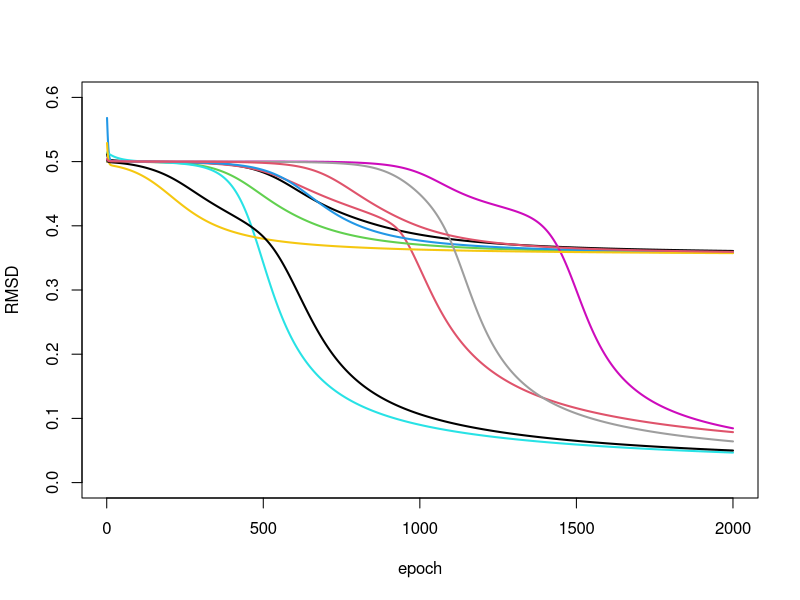
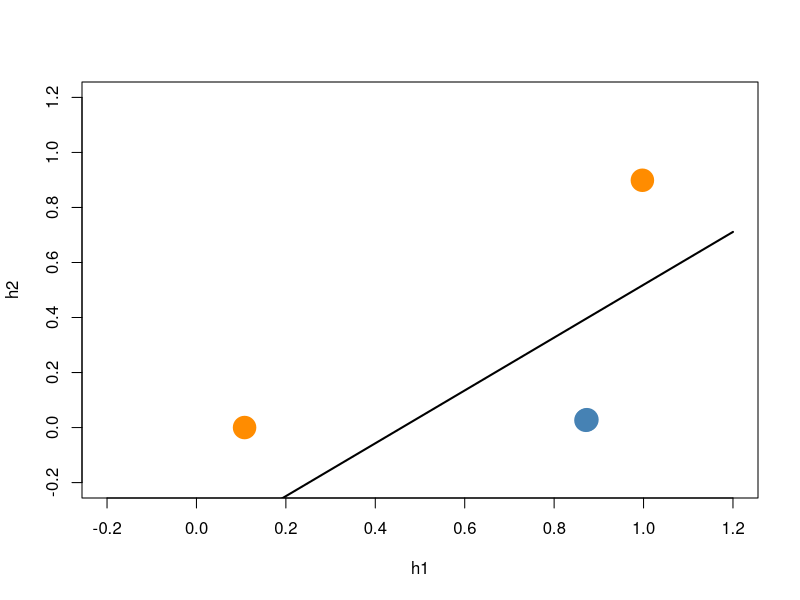

R code for these plots, in order:
## ---- chunk 1
knitr::opts_chunk$set(warning = FALSE)
## ---- chunk 2
sigmoid <- function(x) {
  1 / (1 + exp(-x))
}
forward <- function(x, W1, b1, w2, b2) {
  h <- sigmoid(W1 %*% x + b1)
  output <- sigmoid(sum(w2 * h) + b2)
  list(h = as.vector(h), output = output)
}
train_network <- function(X, y, n_hidden, seed, lr = 0.5, n_epochs = 2000) {
  set.seed(seed)
  X <- as.matrix(X)
  n_inputs <- ncol(X)
  W1 <- matrix(rnorm(n_hidden * n_inputs, sd = 1), nrow = n_hidden)
  b1 <- rep(0, n_hidden)
  w2 <- rnorm(n_hidden, sd = 1)
  b2 <- 0
  loss_history <- numeric(n_epochs)
  for (epoch in 1:n_epochs) {
    for (i in 1:nrow(X)) {
      x <- X[i, ]; target <- y[i]
      fwd <- forward(x, W1, b1, w2, b2)
      h <- fwd$h; output <- fwd$output
      delta_out <- (target - output) * output * (1 - output)
      delta_hidden <- delta_out * w2 * h * (1 - h)
      W1 <- W1 + lr * outer(delta_hidden, x)
      b1 <- b1 + lr * delta_hidden
      w2 <- w2 + lr * delta_out * h
      b2 <- b2 + lr * delta_out
    }
    predictions <- numeric(nrow(X))                      # one prediction per row of the data
    for (i in 1:nrow(X)) {
      predictions[i] <- forward(X[i, ], W1, b1, w2, b2)$output
    }
    loss_history[epoch] <- sqrt(mean((y - predictions)^2))
  }
  list(W1 = W1, b1 = b1, w2 = w2, b2 = b2, loss_history = loss_history)
}

parity_data <- expand.grid(x1 = c(0, 1), x2 = c(0, 1), x3 = c(0, 1))
parity_data$category <- (parity_data$x1 + parity_data$x2 + parity_data$x3) %% 2
## ---- chunk 3
forward(x = c(1, 1), W1 = matrix(c(1, 1), nrow = 1), b1 = 0, w2 = 1, b2 = 0)
## ---- chunk 4
x1 <- c(0, 0, 1, 1); x2 <- c(0, 1, 0, 1); category <- c(0, 1, 1, 0)
xor_data <- data.frame(x1, x2, category)

fit_1hidden <- train_network(X = xor_data[, c("x1","x2")], y = xor_data$category, n_hidden = 1, seed = 1)
fit_1hidden$loss_history[2000]
## ---- chunk 5
xor_runs <- list()
xor_final_losses <- numeric(10)
for (seed in 1:10) {
  xor_runs[[seed]] <- train_network(xor_data[, c("x1","x2")], xor_data$category, n_hidden = 2, seed = seed)
  xor_final_losses[seed] <- xor_runs[[seed]]$loss_history[2000]
}
round(xor_final_losses, 4)

chosen_xor <- xor_runs[[9]]          # the run from seed 9
chosen_xor$loss_history[2000]
## ---- chunk 6
plot(xor_runs[[1]]$loss_history, type = "l", lwd = 2, col = 1, ylim = c(0, 0.6),
     xlab = "epoch", ylab = "RMSD")
for (seed in 2:10) {
  lines(xor_runs[[seed]]$loss_history, lwd = 2, col = seed)
}
## ---- chunk 7
H <- matrix(0, nrow = 4, ncol = 2)
for (i in 1:4) {
  x_i <- c(xor_data$x1[i], xor_data$x2[i])
  H[i, ] <- forward(x_i, chosen_xor$W1, chosen_xor$b1, chosen_xor$w2, chosen_xor$b2)$h
}
data.frame(xor_data, h1 = round(H[, 1], 2), h2 = round(H[, 2], 2))

plot(H[, 1], H[, 2], pch = 19, cex = 3,
     col = ifelse(xor_data$category == 1, "steelblue", "darkorange"),
     xlab = "h1", ylab = "h2", xlim = c(-0.2, 1.2), ylim = c(-0.2, 1.2))
h1_seq <- seq(-0.2, 1.2, length.out = 100)
lines(h1_seq, -(chosen_xor$w2[1] * h1_seq + chosen_xor$b2) / chosen_xor$w2[2], lwd = 2)
## ---- chunk 8
parity_runs <- list()
parity_final_losses <- numeric(10)
for (seed in 1:10) {
  parity_runs[[seed]] <- train_network(parity_data[, c("x1","x2","x3")], parity_data$category, n_hidden = 2, seed = seed)
  parity_final_losses[seed] <- parity_runs[[seed]]$loss_history[2000]
}
best_parity <- parity_runs[[which.min(parity_final_losses)]]
round(parity_final_losses, 4)
best_parity$loss_history[2000]
## ---- chunk 9
single_run_success <- function(n_hidden, n_runs = 20) {
  successes <- logical(n_runs)
  for (s in 1:n_runs) {
    fit <- train_network(parity_data[, c("x1","x2","x3")], parity_data$category,
                         n_hidden = n_hidden, seed = s)
    successes[s] <- fit$loss_history[2000] < 0.15
  }
  mean(successes)
}

single_run_success(n_hidden = 2)
## ---- chunk 10
single_run_success(n_hidden = 4)
single_run_success(n_hidden = 8)
## ---- chunk 11
fit_4hidden <- train_network(parity_data[, c("x1","x2","x3")], parity_data$category, n_hidden = 4, seed = 1)
fit_4hidden$loss_history[2000]   # should be below 0.15; if not, try another seed
round(fit_4hidden$W1, 2)
round(fit_4hidden$b1, 2)
